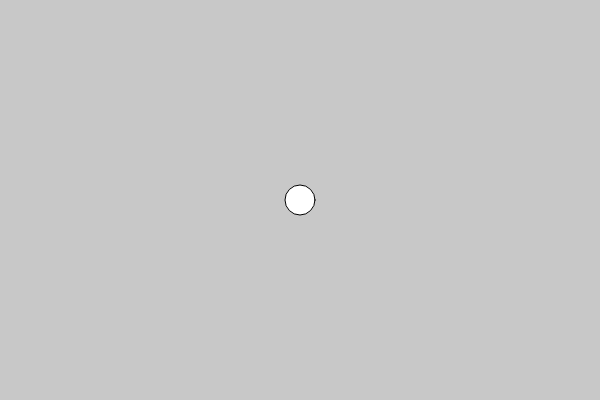
Frame 1 (no input)
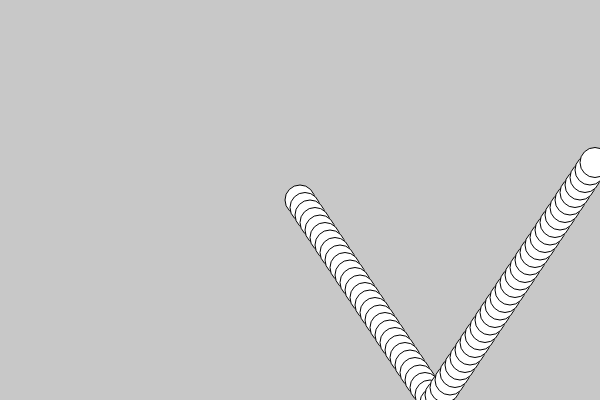
Frame 60 (no input)
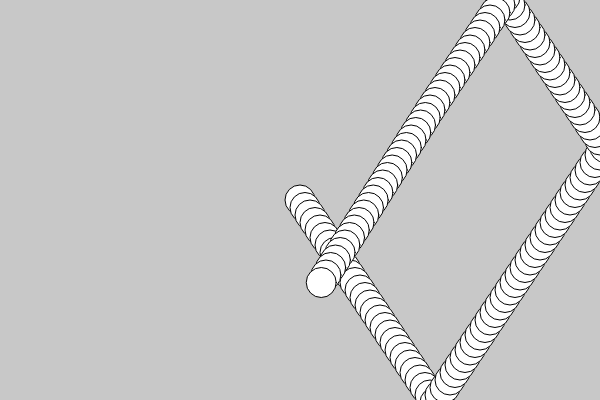
Frame 120 (the mouse pressed at the canvas centre since frame 60)

The p5.js sketch that drew these frames (run headless with seeded random() and noise() and a simulated clock; from frame 60 on, the mouse is pressed at the canvas centre):

// p5.js sketch
// ── sketch.js
let position;
let velocity;

function setup() {
  createCanvas(600, 400);
  stroke(0);
  position = createVector(width / 2, height / 2);
  velocity = createVector(5, 7.5);
  background(200);
}

function draw() {
  ellipse(position.x, position.y, 30);
  position.add(velocity);

  if (position.x > width || position.x < 0) {
    velocity.x = velocity.x *= -1;
  }
  if (position.y > height || position.y < 0) {
    velocity.y = velocity.y *= -1;
  }
  let choice = random();
  if (choice < 0.01) {
    console.log("changing");
    velocity.x = velocity.x + random(0.5);
  }
}
